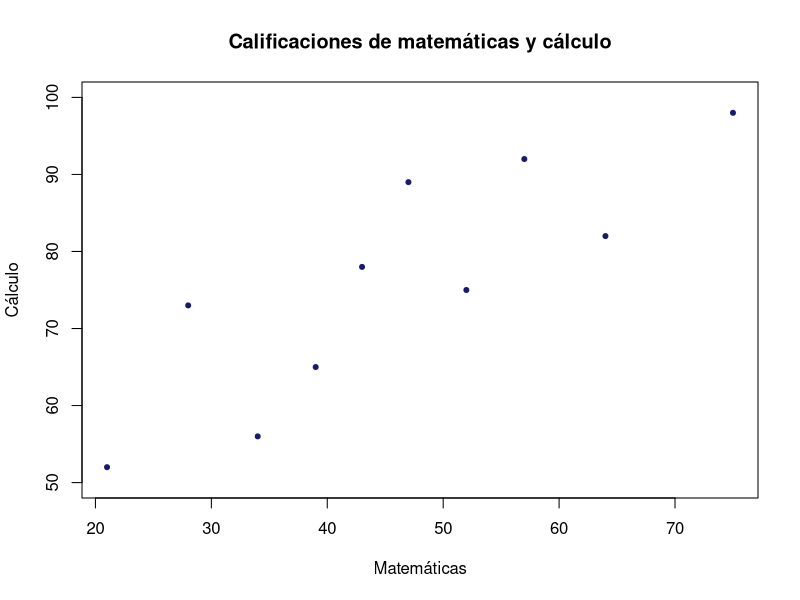
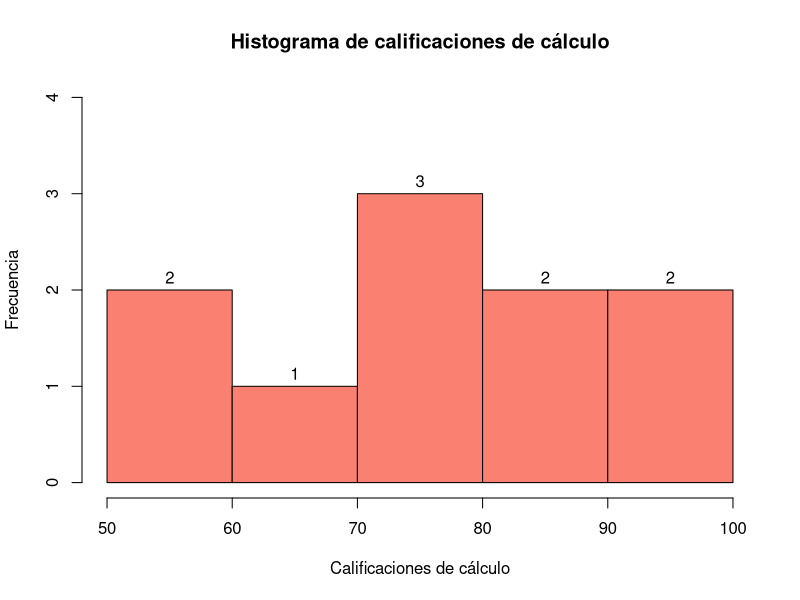
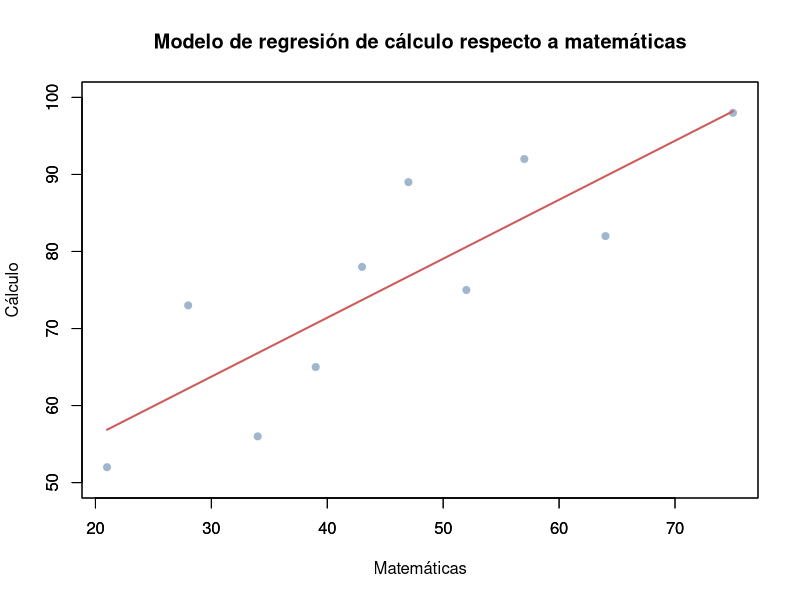
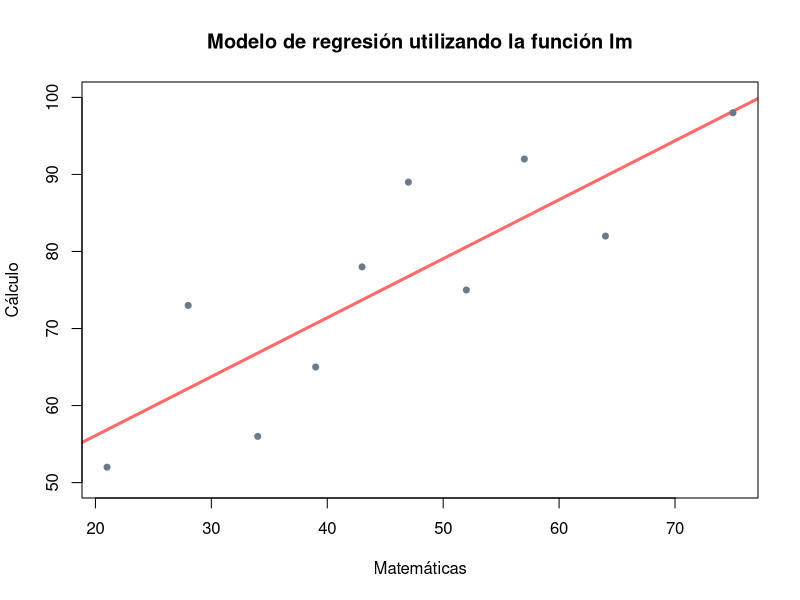

Write the R code that produced these figures, in order.
## ---- chunk 1
knitr::opts_chunk$set(echo = TRUE)
## ---- chunk 2
mate <- c(39,43,21,64,57,47,28,75,34,52)
calculo <- c(65,78,52,82,92,89,73,98,56,75)

plot(mate,calculo,col='midnightblue',type="p",pch=20,
     xlab="Matemáticas",
     ylab="Cálculo",
     ylim = c(50,100),
     main='Calificaciones de matemáticas y cálculo')
## ---- chunk 3
h <- hist(calculo,
     main="Histograma de calificaciones de cálculo",
     xlab="Calificaciones de cálculo",
     ylab="Frecuencia",
     col="salmon",
     ylim = c(0,4))
text(h$mids,h$counts,labels=h$counts, adj=c(0.5, -0.5))

## ---- chunk 4
x <- mate
y <- calculo
## ---- chunk 5
xcuad <- x^2
ycuad <- y^2

n <- length(x)

xy <- x*y

xmean <- mean(x)
ymean <- mean(y)
## ---- chunk 6
SCxy <- sum(xy)-n*xmean*ymean
SCxy
SCx <- sum(xcuad)-n*(xmean)^2
SCx
SCy <- sum(ycuad)-n*(ymean)^2
SCy
## ---- chunk 7
beta1 <- SCxy/SCx
beta1
beta0 <- ymean-beta1*xmean
beta0
## ---- chunk 8
plot(mate,calculo,col='slategray3',pch=20,lwd=3,
     main='Modelo de regresión de cálculo respecto a matemáticas',ylim=c(50,100),xlab="",ylab="")
# Juntar 2 gráficos en la misma ventana (buscar como se
# hace en ggplot)
par(new=TRUE)
plot(mate, beta0+beta1*mate, type="l", col="indianred", lwd=2,ylim=c(50,100),xlab="Matemáticas",ylab="Cálculo")
## ---- chunk 9
# Función lm

model <- lm(calculo~mate)
model
# Always call summary
# Remember to check number of *s in the p value (1, 2, 3)
summary(model)
plot(mate, calculo, main="Modelo de regresión utilizando la función lm",col='slategray4',pch=20,lwd=2,ylim=c(50,100),
     xlab="Matemáticas",ylab="Cálculo",
     abline(model, col="indianred1", lwd=3))
